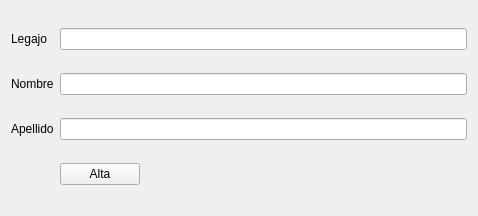
<?xml version="1.0" encoding="UTF-8"?>
<ui version="4.0">
 <class>Formulario</class>
 <widget class="QWidget" name="Formulario">
  <property name="geometry">
   <rect>
    <x>0</x>
    <y>0</y>
    <width>478</width>
    <height>216</height>
   </rect>
  </property>
  <property name="windowTitle">
   <string>Form</string>
  </property>
  <layout class="QGridLayout" name="gridLayout">
   <item row="0" column="0">
    <widget class="QLabel" name="lLegajo">
     <property name="text">
      <string>Legajo</string>
     </property>
    </widget>
   </item>
   <item row="0" column="1" colspan="2">
    <widget class="QLineEdit" name="leLegajo"/>
   </item>
   <item row="1" column="0">
    <widget class="QLabel" name="lNombre">
     <property name="text">
      <string>Nombre</string>
     </property>
    </widget>
   </item>
   <item row="1" column="1" colspan="2">
    <widget class="QLineEdit" name="leNombre"/>
   </item>
   <item row="2" column="0">
    <widget class="QLabel" name="lApellido">
     <property name="text">
      <string>Apellido</string>
     </property>
    </widget>
   </item>
   <item row="2" column="1" colspan="2">
    <widget class="QLineEdit" name="leApellido"/>
   </item>
   <item row="3" column="1">
    <widget class="QPushButton" name="pbAlta">
     <property name="text">
      <string>Alta</string>
     </property>
    </widget>
   </item>
   <item row="3" column="2">
    <spacer name="horizontalSpacer">
     <property name="orientation">
      <enum>Qt::Horizontal</enum>
     </property>
     <property name="sizeHint" stdset="0">
      <size>
       <width>40</width>
       <height>20</height>
      </size>
     </property>
    </spacer>
   </item>
  </layout>
 </widget>
 <resources/>
 <connections/>
</ui>
